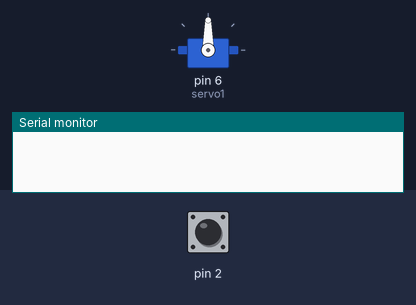
Bench run of a sketch on a simulated Arduino Uno, built with avr-gcc and run on an emulated ATmega328P. Parts: servo, the last lines printed to the serial monitor. The inputs (shaded band) are chosen by the test bench; at power-on: pin 2 HIGH.

Above: at 1.2 s.
1.3 s: pin 2 driven LOW
At 2.3 s:
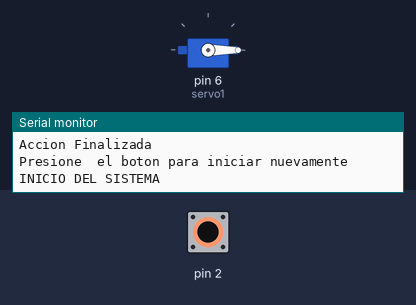
2.8 s: pin 2 pulsed HIGH 2 times (0.12 s each, 0.3 s apart)
6.4 s: pin 2 pulsed HIGH 5 times (0.12 s each, 0.3 s apart)
Timing chart, 0 to 9.4 s (numbered marks = the images above; inputs shaded):
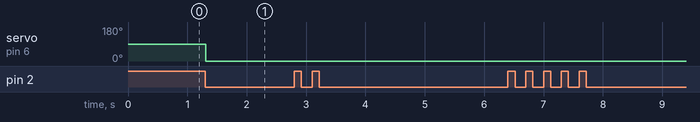

The sketch:

Deber_5.ino
```cpp
/*
 * UNIVERSIDAD TECNICA DEL NORTE
 * FACULTAD DE INGENIERIA EN CIENCIAS APLICADAS
 * SISTEMAS EMBEBIDOS
 * STEVEN FLORES
 * 5to Nivel;
 * CAP IV:
 * Deber 5: Juego con motor
 *          attachInterrupt(0,metodo,activacion )    Funcion para interrupcion por boton
 *          variable.servo(pin)              Seleccion pin para servo motor
 *          Serial.begin(9600)              Inicia la terminal
 *                .println(mensaje/vasriable) Imprime mensaje en teminal
 *                .available              Verifica que haya mensaje en la terminal
 *          variable.readString             Lee el mensaje de terminal
 */

#include<Servo.h>
Servo servo1;   //Objeto para servo 1
int conversor1;             //variable servo
String dato;                //variable auxiliar servo
int lim;                    //variable auxiliar servo
int aux = 0;                //variable activacion serial
 int on=0;                  //variable para interrupcion

void setup() {
      Serial.begin(9600);       //Inicializar para comunicacion serial
      servo1.attach(6);         //Inicializar servo
      attachInterrupt(0,activacion,LOW);      //Evento de activación
}

void loop() {
      if(aux==1){             //Condicion de activacion
        if(Serial.available()>0){         //Condicion de ingreso serial
          dato=Serial.readString();       //Lectura de dato por serial
          lim=dato.toInt();               //Conversion dato leido
          Serial.println("");             //Espacio en blanco
          Serial.println(String("El motor se movera: ")+String(lim)+String(" grados"));     //Mensaje
          Serial.println("Presione el boton para mover el motor ");     //Mensaje
          aux++;          //Incremento para salir de la condición de activación
        }
     }
}
void activacion(){                    //Se activa Interrupción 1 mediante botón
  // NO FUNCIONA DELAY
  switch(on){                         //Número de veces de activación
    case 0:
      Serial.println("INICIO DEL SISTEMA");     //Mensajes
      Serial.println("Ingrese el angulo a mover el motor"); //Mensajes
      aux=1; //Inicio de condicion para comunicacion serial
      on++;  //Aumento condicion de interrupcion
    break;
    case 1:
      Serial.println("Accion Iniciada");
      conversor1=lim;        // Obtencion del dato de giro
      conversor1=map(lim,0,1023,0,180);   //Funcion de cambio de rango
      servo1.write(lim);              //Funcion para mover el servo motor
      delay(20); //estabilizar al servo
      Serial.println(String("El motor ha girado ")+String(lim)+String(" grados")); //Mensaje
      Serial.println("Presione para finalizar");      //Mensaje
      on++;                                     //Aumento condicion de interrupcion
    break;
    case 2:
      Serial.println("Accion Finalizada"); //Mensaje
      aux=0;                //Reinicio variables;
      on=0;                 //Reinicio variables;
      Serial.println("Presione  el boton para iniciar nuevamente"); //Mensaje
    break;
  }
}
```

Measured:
- after the input at 1.3 s, servo on pin 6 (servo1): 90° → 0° at once
